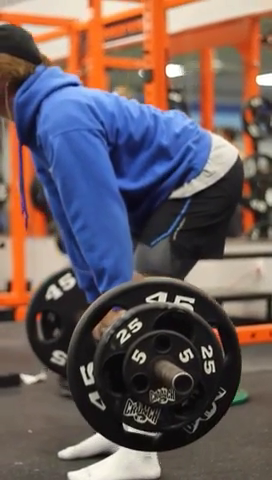
#> input picture frame 30 of videos/1rep.mp4, 272 x 480 px
$ python houghMeanShift.py   (older library calls are emulated)
#> lines starting #> are read from the running program, lines starting #| are printed output that depends on the picture; after the words box and inside, x2 and y2 are one past the last pixel; in counts of white or black regions, pixels touching at a corner belong together
import matplotlib.pyplot as plt
import numpy
import cv2

#Open the video, read the first frame, and get the shape of the window
formVideo = cv2.VideoCapture('videos/1rep.mp4')
ret,frame = formVideo.read()
#> frame is the input picture: shape (480, 272, 3); mean B, G, R 93, 92.2, 107.9
height, width, depth = frame.shape
#> height = 480; width = 272; depth = 3

# Globals to hold all the points for graphing as well as drawing the path
pathArray = []
xs = []
ys = []

#Find the initial point to track using houghCircles
output = frame.copy()
output = cv2.medianBlur(output,5)
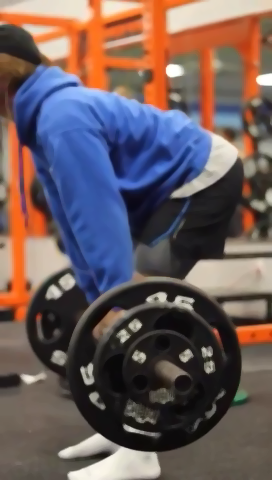
#> output: shape (480, 272, 3); mean B, G, R 92.6, 91.8, 107.6
gray = cv2.cvtColor(output, cv2.COLOR_BGR2GRAY)
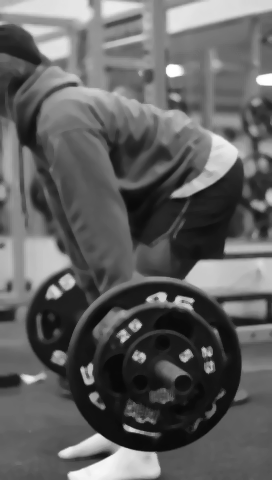
#> gray: shape (480, 272); min 7, max 255, mean 96.6
circles = cv2.HoughCircles(gray, cv2.cv.CV_HOUGH_GRADIENT, 1.2, 700, minRadius = 40)
#> circles = [[151.8, 365.4, 86.2]]
circles = numpy.round(circles[0, :]).astype("int")
#> circles = [[152, 365, 86]]
x,y,r = circles[0].tolist()
#> x = 152; y = 365; r = 86

previousXValue = x
#> previousXValue = 152
previousYValue = y
#> previousYValue = 365
xSub = x
#> xSub = 152
ySub = y
#> ySub = 365

# a 10 x 10 bounding box around the center of the circle
r,h,c,w = y+5,10,x-5,10
#> r = 370; h = 10; c = 147; w = 10
track_window = (c,r,w,h)
#> track_window = (147, 370, 10, 10)

# set up the ROI for tracking
roi = frame[r:r+h, c:c+w]
hsv_roi =  cv2.cvtColor(frame, cv2.COLOR_BGR2HSV)
#> hsv_roi: shape (480, 272, 3); mean H, S, V 52, 91, 127.1
mask = cv2.inRange(hsv_roi, numpy.array((0., 60.,32.)), numpy.array((180.,255.,255.)))
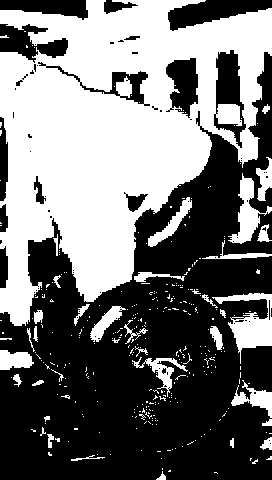
#> mask: shape (480, 272); 45.3% white; 331 white regions (295 under 20 px), largest, box (x1, y1, x2, y2) and area: (0, 0, 272, 326) 50591, (212, 293, 272, 364) 1562, (228, 173, 272, 244) 1049
roi_hist = cv2.calcHist([hsv_roi],[0],mask,[180],[0,180])
#> roi_hist = 180 values, max 8436 at index 111, min 0 at index 31, mean 328.6
cv2.normalize(roi_hist,roi_hist,0,255,cv2.NORM_MINMAX)

term_crit = ( cv2.TERM_CRITERIA_EPS | cv2.TERM_CRITERIA_COUNT, 10, 1 )

while(1):

    ret ,frame = formVideo.read()
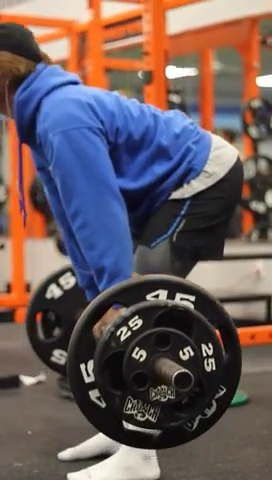
#> input picture frame 31 of videos/1rep.mp4, 272 x 480 px
#> frame is the input picture: shape (480, 272, 3); mean B, G, R 92.7, 92.3, 107.5
    if ret == True:
        # alter the frame to allow for accurate meanshift
        hsv = cv2.cvtColor(frame, cv2.COLOR_BGR2HSV)
#> hsv: shape (480, 272, 3); mean H, S, V 51.1, 91.5, 126.8
        dst = cv2.calcBackProject([hsv],[0],roi_hist,[0,180],1)
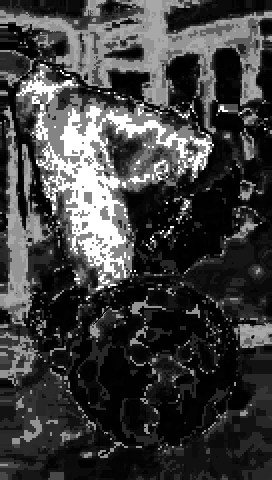
#> dst: shape (480, 272); min 0, max 255, mean 62.9
        ret, track_window = cv2.meanShift(dst, track_window, term_crit)
#> ret = 3; track_window = (148, 366, 10, 10)

        x,y,w,h = track_window
#> x = 148; y = 366

        #append for drawing and graphing
        pathArray.append((previousXValue, previousYValue, x, y))
        xs.append(x - xSub)
        ys.append(-1*(y - ySub))
        # draw
        for line in pathArray:
            oldX,oldY,nextX,nextY = line
            cv2.line(frame,(oldX+h,oldY+h),(nextX+h,nextY+h),(0,255,0),3)
#> this loop made 1 pass
#> (oldX, oldY, nextX, nextY) on pass 1: (152, 365, 148, 366)
#> frame: shape (480, 272, 3); 0.02% of pixels changed, all inside (x1, y1, x2, y2) = (156, 373, 165, 379)

        previousXValue = x
#> previousXValue = 148
        previousYValue = y
#> previousYValue = 366
        cv2.imshow('path',frame)
        k = cv2.waitKey(60) & 0xff
#> (key Esc is pressed here)
        if k == 27:
            break

    else:
        break

plt.plot(xs, ys)
plt.axis([-width,width,0,max(ys)+30])
plt.title('Bar Path')
plt.axvline(0,linestyle='solid')
plt.show()
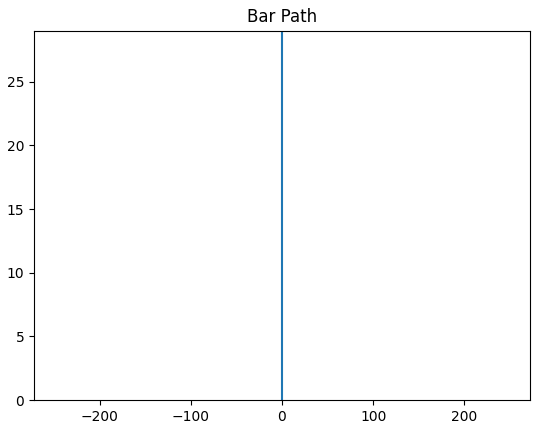
#> figure drawn by matplotlib, 1 panel

cv2.destroyAllWindows()
formVideo.release()
